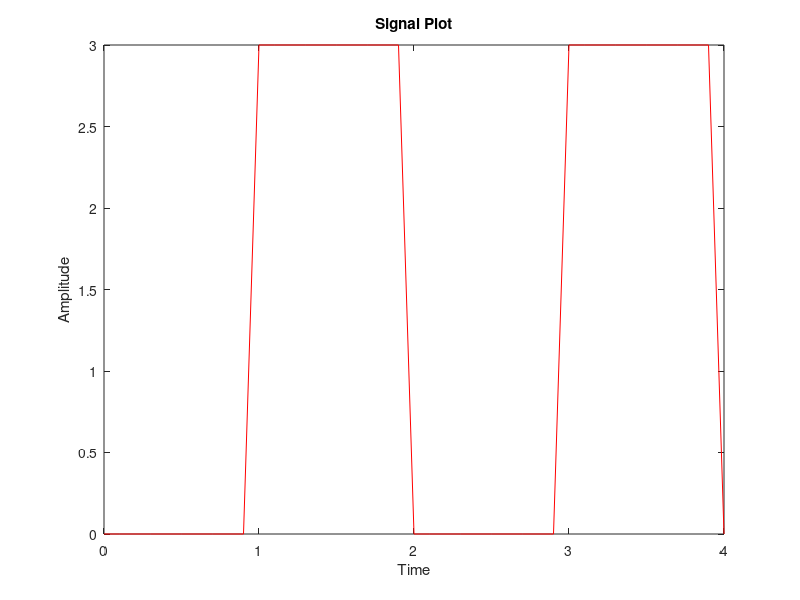

This figure's MATLAB source:
n = [0, 1, 0, 1];

a = zeros(1, length(n)); 
for b = 1:length(n)
    if n(b) == 1
        a(b) = 3;
    else
        a(b) = 0;
    end
end


t = 0:0.1:length(n);


y = zeros(1, length(t));


i = 1;  
for j = 1:length(t)
    if t(j) < i
        y(j) = a(i);
    else
        i = i + 1;  
        if i <= length(a)
            y(j) = a(i);
        else
            y(j) = 0;  
        end
    end
end


plot(t, y, 'r');
xlabel('Time');
ylabel('Amplitude');
title('Signal Plot');
